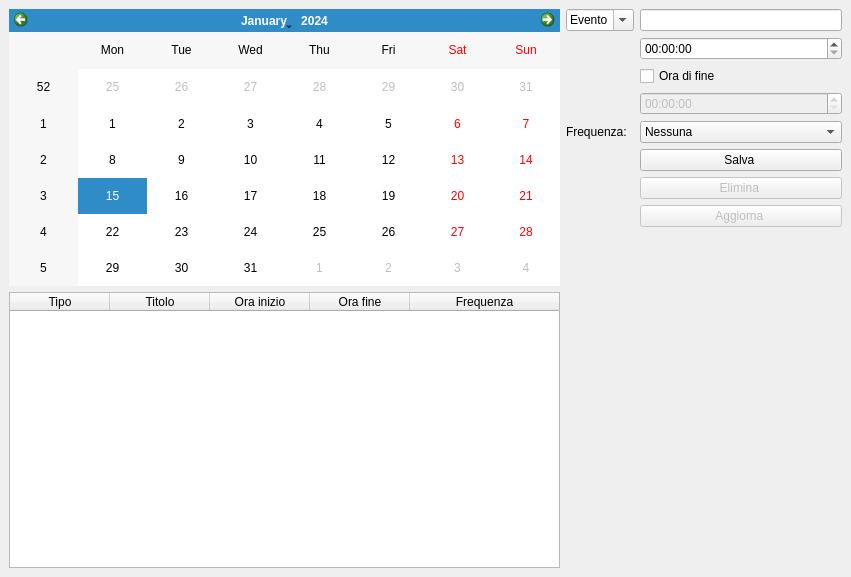
<?xml version="1.0" encoding="UTF-8"?>
<ui version="4.0">
 <class>MainWindow</class>
 <widget class="QMainWindow" name="MainWindow">
  <property name="geometry">
   <rect>
    <x>0</x>
    <y>0</y>
    <width>851</width>
    <height>577</height>
   </rect>
  </property>
  <property name="windowTitle">
   <string>MainWindow</string>
  </property>
  <widget class="QWidget" name="centralwidget">
   <property name="enabled">
    <bool>true</bool>
   </property>
   <layout class="QGridLayout" name="gridLayout_2">
    <item row="0" column="0">
     <layout class="QGridLayout" name="gridLayout" rowstretch="0,0,0" columnstretch="4,2">
      <item row="1" column="0">
       <widget class="QCalendarWidget" name="calendarWidget"/>
      </item>
      <item row="2" column="0">
       <widget class="QTableWidget" name="tableActivities">
        <property name="editTriggers">
         <set>QAbstractItemView::NoEditTriggers</set>
        </property>
        <property name="selectionBehavior">
         <enum>QAbstractItemView::SelectRows</enum>
        </property>
        <property name="showGrid">
         <bool>true</bool>
        </property>
        <property name="gridStyle">
         <enum>Qt::DashLine</enum>
        </property>
        <property name="columnCount">
         <number>5</number>
        </property>
        <attribute name="horizontalHeaderStretchLastSection">
         <bool>true</bool>
        </attribute>
        <column>
         <property name="text">
          <string>Tipo</string>
         </property>
        </column>
        <column>
         <property name="text">
          <string>Titolo</string>
         </property>
        </column>
        <column>
         <property name="text">
          <string>Ora inizio</string>
         </property>
        </column>
        <column>
         <property name="text">
          <string>Ora fine</string>
         </property>
        </column>
        <column>
         <property name="text">
          <string>Frequenza</string>
         </property>
        </column>
       </widget>
      </item>
      <item row="1" column="1">
       <layout class="QFormLayout" name="formLayout">
        <item row="0" column="0">
         <widget class="QComboBox" name="comboType">
          <property name="editable">
           <bool>true</bool>
          </property>
          <property name="maxVisibleItems">
           <number>2</number>
          </property>
          <item>
           <property name="text">
            <string>Evento</string>
           </property>
          </item>
          <item>
           <property name="text">
            <string>Attività</string>
           </property>
          </item>
         </widget>
        </item>
        <item row="0" column="1">
         <widget class="QLineEdit" name="editTitle"/>
        </item>
        <item row="1" column="1">
         <widget class="QTimeEdit" name="timeStart"/>
        </item>
        <item row="3" column="1">
         <widget class="QTimeEdit" name="timeEnd">
          <property name="enabled">
           <bool>false</bool>
          </property>
         </widget>
        </item>
        <item row="4" column="1">
         <widget class="QComboBox" name="comboFrequency">
          <item>
           <property name="text">
            <string>Nessuna</string>
           </property>
          </item>
          <item>
           <property name="text">
            <string>Giornaliera</string>
           </property>
          </item>
          <item>
           <property name="text">
            <string>Settimanale</string>
           </property>
          </item>
          <item>
           <property name="text">
            <string>Mensile</string>
           </property>
          </item>
         </widget>
        </item>
        <item row="5" column="1">
         <widget class="QPushButton" name="btnSaveTask">
          <property name="text">
           <string>Salva </string>
          </property>
         </widget>
        </item>
        <item row="6" column="1">
         <widget class="QPushButton" name="btnDeleteTask">
          <property name="enabled">
           <bool>false</bool>
          </property>
          <property name="text">
           <string>Elimina </string>
          </property>
         </widget>
        </item>
        <item row="7" column="1">
         <widget class="QPushButton" name="btnUpdateTask">
          <property name="enabled">
           <bool>false</bool>
          </property>
          <property name="text">
           <string>Aggiorna </string>
          </property>
         </widget>
        </item>
        <item row="2" column="1">
         <widget class="QCheckBox" name="checkEndTime">
          <property name="text">
           <string>Ora di fine</string>
          </property>
         </widget>
        </item>
        <item row="4" column="0">
         <widget class="QLabel" name="textFrequency">
          <property name="text">
           <string>Frequenza: </string>
          </property>
         </widget>
        </item>
       </layout>
      </item>
     </layout>
    </item>
   </layout>
  </widget>
 </widget>
 <resources/>
 <connections/>
</ui>
